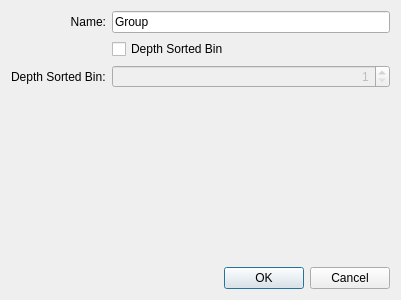
<?xml version="1.0" encoding="UTF-8"?>
<ui version="4.0">
 <class>DialogEditGroup</class>
 <widget class="QDialog" name="DialogEditGroup">
  <property name="geometry">
   <rect>
    <x>0</x>
    <y>0</y>
    <width>400</width>
    <height>300</height>
   </rect>
  </property>
  <property name="windowTitle">
   <string>Group Edit</string>
  </property>
  <property name="modal">
   <bool>true</bool>
  </property>
  <layout class="QGridLayout" name="gridLayout">
   <item row="1" column="1">
    <widget class="QCheckBox" name="checkBoxDepthSortedBin">
     <property name="text">
      <string>Depth Sorted Bin</string>
     </property>
    </widget>
   </item>
   <item row="0" column="0">
    <widget class="QLabel" name="label">
     <property name="text">
      <string>Name:</string>
     </property>
     <property name="alignment">
      <set>Qt::AlignRight|Qt::AlignTrailing|Qt::AlignVCenter</set>
     </property>
     <property name="buddy">
      <cstring>lineEditName</cstring>
     </property>
    </widget>
   </item>
   <item row="0" column="1">
    <widget class="QLineEdit" name="lineEditName">
     <property name="text">
      <string>Group</string>
     </property>
    </widget>
   </item>
   <item row="4" column="0" colspan="2">
    <widget class="QDialogButtonBox" name="buttonBox">
     <property name="orientation">
      <enum>Qt::Horizontal</enum>
     </property>
     <property name="standardButtons">
      <set>QDialogButtonBox::Cancel|QDialogButtonBox::Ok</set>
     </property>
    </widget>
   </item>
   <item row="3" column="0" colspan="2">
    <spacer name="verticalSpacer">
     <property name="orientation">
      <enum>Qt::Vertical</enum>
     </property>
     <property name="sizeHint" stdset="0">
      <size>
       <width>379</width>
       <height>205</height>
      </size>
     </property>
    </spacer>
   </item>
   <item row="2" column="0">
    <widget class="QLabel" name="label_2">
     <property name="text">
      <string>Depth Sorted Bin:</string>
     </property>
    </widget>
   </item>
   <item row="2" column="1">
    <widget class="QSpinBox" name="spinBoxDepthSortedBin">
     <property name="enabled">
      <bool>false</bool>
     </property>
     <property name="alignment">
      <set>Qt::AlignRight|Qt::AlignTrailing|Qt::AlignVCenter</set>
     </property>
     <property name="minimum">
      <number>1</number>
     </property>
     <property name="maximum">
      <number>9</number>
     </property>
     <property name="value">
      <number>1</number>
     </property>
    </widget>
   </item>
  </layout>
 </widget>
 <tabstops>
  <tabstop>lineEditName</tabstop>
  <tabstop>buttonBox</tabstop>
 </tabstops>
 <resources/>
 <connections>
  <connection>
   <sender>buttonBox</sender>
   <signal>accepted()</signal>
   <receiver>DialogEditGroup</receiver>
   <slot>accept()</slot>
   <hints>
    <hint type="sourcelabel">
     <x>248</x>
     <y>254</y>
    </hint>
    <hint type="destinationlabel">
     <x>157</x>
     <y>274</y>
    </hint>
   </hints>
  </connection>
  <connection>
   <sender>buttonBox</sender>
   <signal>rejected()</signal>
   <receiver>DialogEditGroup</receiver>
   <slot>reject()</slot>
   <hints>
    <hint type="sourcelabel">
     <x>316</x>
     <y>260</y>
    </hint>
    <hint type="destinationlabel">
     <x>286</x>
     <y>274</y>
    </hint>
   </hints>
  </connection>
 </connections>
</ui>
